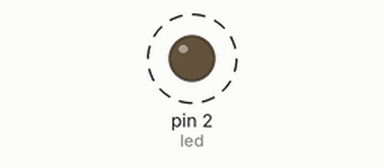
Bench run of a sketch on a simulated Arduino Uno, built with avr-gcc and run on an emulated ATmega328P. Shown: output pins drawn as LEDs (lit = HIGH). Dashed ring = blinking. What the sketch prints to the serial monitor is not drawn.

Above: at 0.2 s.
Timing chart, 0 to 3.0 s (numbered marks = the images above):
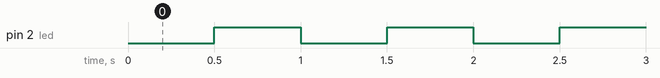

Measured:
- by itself, pin 2 (led): alternates HIGH for 0.50 s and LOW for 0.50 s

The sketch:

nhan1lan.ino
```cpp
int nutnhan = 0;
int led = 2;

// the setup function runs once when you press reset or power the board
void setup() {
  // initialize digital pin LED_BUILTIN as an output.
 Serial.begin(9600);
  pinMode(led , OUTPUT);
  pinMode(nutnhan, INPUT);

}

void dkled(int a)
{ static int dem = 1;
  if(a==0)
  { while(a);
   delay(500);
    dem = dem+1;
    Serial.println(dem);
    if(dem%2 == 0)
    {
      digitalWrite(led, HIGH);
    }
    else
    {
      digitalWrite(led, LOW);
    }
}
}

// the loop function runs over and over again forever
void loop() {
  int state = digitalRead(nutnhan);
  dkled(state);


}
```
